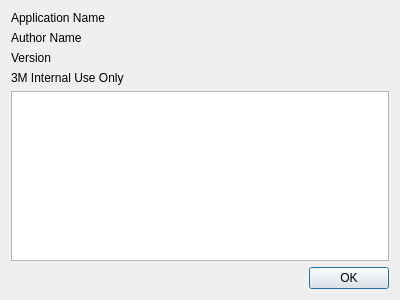
<?xml version="1.0" encoding="UTF-8"?>
<ui version="4.0">
 <class>AboutWindow</class>
 <widget class="QDialog" name="AboutWindow">
  <property name="geometry">
   <rect>
    <x>0</x>
    <y>0</y>
    <width>400</width>
    <height>300</height>
   </rect>
  </property>
  <property name="windowTitle">
   <string>About</string>
  </property>
  <property name="windowIcon">
   <iconset>
    <normaloff>:/images/icon.png</normaloff>:/images/icon.png</iconset>
  </property>
  <layout class="QVBoxLayout" name="verticalLayout_2">
   <item>
    <layout class="QVBoxLayout" name="verticalLayout">
     <item>
      <widget class="QLabel" name="title_label">
       <property name="text">
        <string>Application Name</string>
       </property>
      </widget>
     </item>
     <item>
      <widget class="QLabel" name="author_label">
       <property name="text">
        <string>Author Name</string>
       </property>
      </widget>
     </item>
     <item>
      <widget class="QLabel" name="version_label">
       <property name="text">
        <string>Version</string>
       </property>
      </widget>
     </item>
     <item>
      <widget class="QLabel" name="usage_label">
       <property name="text">
        <string>3M Internal Use Only</string>
       </property>
      </widget>
     </item>
     <item>
      <widget class="QPlainTextEdit" name="info_plain_text_edit"/>
     </item>
    </layout>
   </item>
   <item>
    <layout class="QHBoxLayout" name="horizontalLayout">
     <item>
      <spacer name="horizontalSpacer">
       <property name="orientation">
        <enum>Qt::Horizontal</enum>
       </property>
       <property name="sizeHint" stdset="0">
        <size>
         <width>40</width>
         <height>20</height>
        </size>
       </property>
      </spacer>
     </item>
     <item>
      <widget class="QPushButton" name="ok_push_button">
       <property name="text">
        <string>OK</string>
       </property>
      </widget>
     </item>
    </layout>
   </item>
  </layout>
 </widget>
 <resources>
  <include location="resources.qrc"/>
 </resources>
 <connections/>
</ui>
